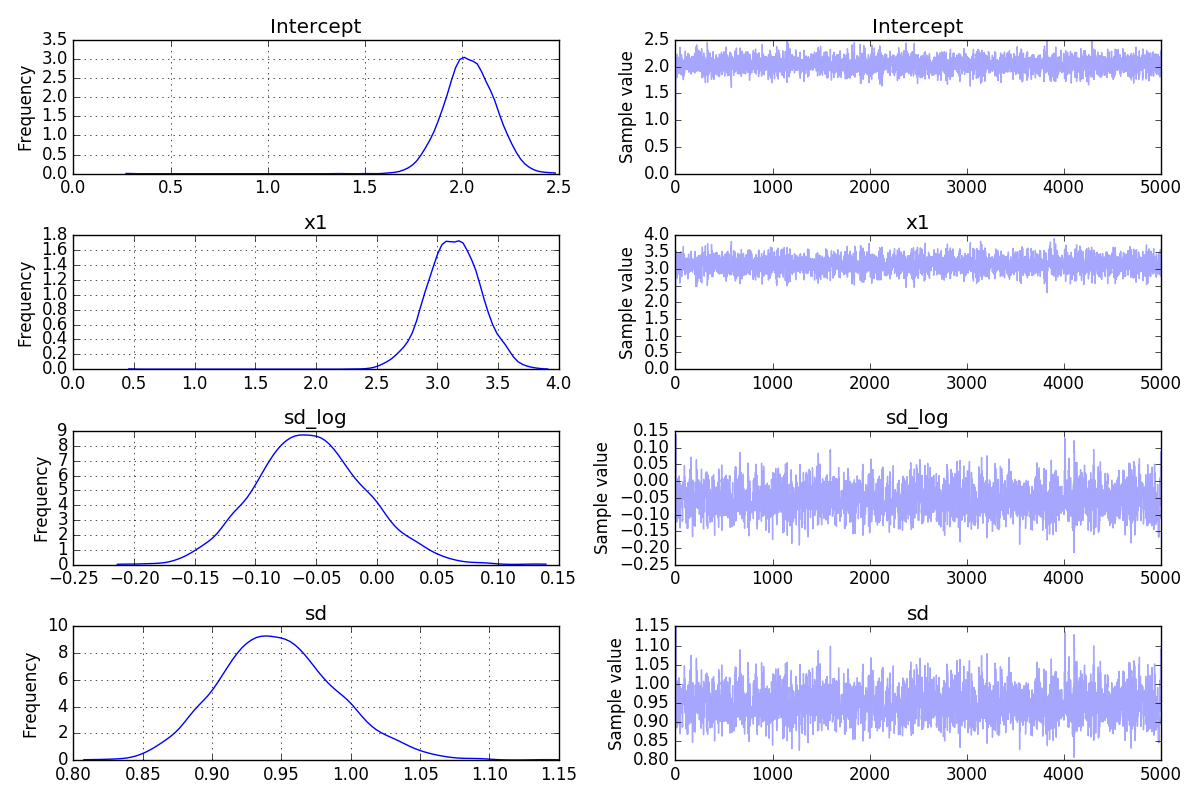

This figure's Python source:
# From Bayesian Models for Astrophysical Data 
# by Hilbe, de Souza & Ishida, 2017, Cambridge Univ. Press

# Code 3.4 - Bayesian normal linear model in Python
# 1 response (y) and 1 explanatory variable (x1)

import numpy as np
from pymc3 import  Model, sample, summary, traceplot
from pymc3.glm import glm
import pylab as plt
import pandas
from scipy.stats import uniform, norm

# Data
np.random.seed(1056)                          # set seed to replicate example
nobs= 250                                     # number of obs in model 
x1 = uniform.rvs(size=nobs)                   # random uniform variable

beta0 = 2.0                                   # intercept
beta1 = 3.0                                   # angular coefficient

xb = beta0 + beta1 * x1                       # linear predictor, xb
y = norm.rvs(loc=xb, scale=1.0, size=nobs)    # create y as adjusted

                                              
# Fit
df = pandas.DataFrame({'x1': x1, 'y': y})     # re-write data

with Model() as model_glm:
    glm('y ~ x1', df)
    trace = sample(5000)

# Output
summary(trace)

# show graphical output
traceplot(trace)
plt.show()
